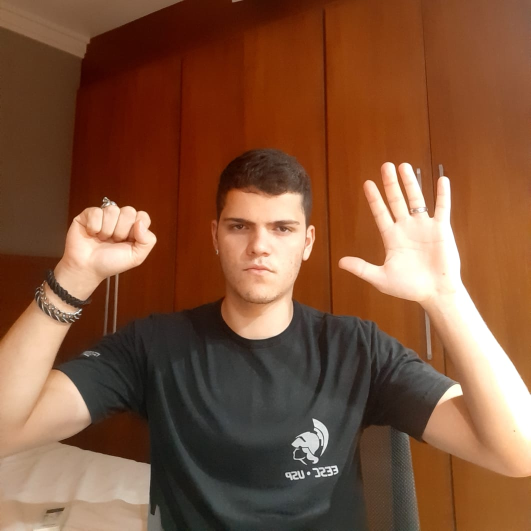
#> input picture multiple_haar_cascades/haartest1.jpeg, 1062 x 1062 px, given in place of the camera (shown at 1/2 size)
$ python multiple_haar_cascades.py
#> lines starting #> are read from the running program, lines starting #| are printed output that depends on the picture; after the words box and inside, x2 and y2 are one past the last pixel; in counts of white or black regions, pixels touching at a corner belong together
import cv2
import numpy as np
import matplotlib.pyplot as plt
from mpl_toolkits import mplot3d

DEBUG = 0

def getXYZ( xProj, yProj, focus, hProj, hReal):
    xReal = xProj*hReal/hProj
    yReal = yProj*hReal/hProj
    zReal = focus*hReal/hProj
    return (xReal, yReal, zReal)

head_height = 20
focal_depth = 1000

face_cascade = cv2.CascadeClassifier()
hand_cascade = cv2.CascadeClassifier()

if not hand_cascade.load('fist.xml'):
    print('Error loading hand cascade')
    exit(0)

if not face_cascade.load('haarcascade_frontalface_default.xml'):
    print('Error loading face cascade')
    exit(0)

#vid = cv2.VideoCapture("https://192.168.1.5:8080/video")
vid = cv2.VideoCapture(0)

if not vid.isOpened():
    print('Video error')
    exit(0)

if DEBUG:
    # Creating figure
    fig = plt.figure(figsize = (10, 7))
    ax = plt.axes(projection ="3d")
    plt.title("3D Visualization")
    ax.set_xlabel('X-axis', fontweight ='bold')
    ax.set_ylabel('Y-axis', fontweight ='bold')
    ax.set_zlabel('Z-axis', fontweight ='bold')

while True:

    ret, frame = vid.read()
#> frame is the input picture: shape (1062, 1062, 3); mean B, G, R 57.5, 83.2, 126.8
    frame = cv2.resize(frame,(360,240))
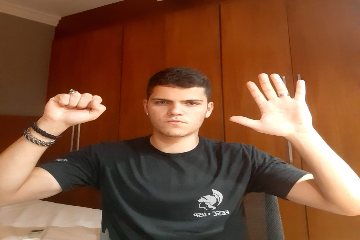
#> frame: shape (240, 360, 3); mean B, G, R 57.4, 83.1, 126.7
    gray = cv2.cvtColor(frame,cv2.COLOR_BGR2GRAY)
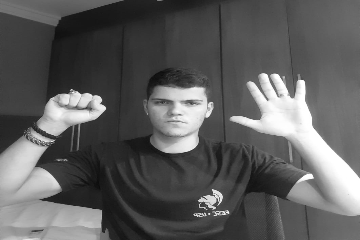
#> gray: shape (240, 360); min 12, max 255, mean 93.2
    hands = []
    faces = []
    hands = hand_cascade.detectMultiScale(gray, 1.03, 3, cv2.CASCADE_DO_ROUGH_SEARCH, (5,5), None)
#> hands = ()
    faces = face_cascade.detectMultiScale(gray, 1.03, 3, cv2.CASCADE_DO_ROUGH_SEARCH, (10,10), None)
#> faces = [[143, 78, 65, 65]]


    i = 0
    hand_xyz = np.zeros((50,3))
    for (x,y,w,h) in hands:
        center = (x + w//2, y + h//2)
        frame = cv2.ellipse(frame, center, (w//2, h//2), 0, 0, 360, (255, 0, 0), 4)
        hand_xyz[i] = getXYZ(x + w/2 - frame.shape[1]/2, frame.shape[0]/2 - y - h/2, focal_depth, h, head_height)
        if DEBUG:
            print(hand_xyz[i])
#> this loop made 0 passes
#> after the loop, hand_xyz = 50 rows, first 8: [0, 0, 0], [0, 0, 0], [0, 0, 0], [0, 0, 0], [0, 0, 0], [0, 0, 0], [0, 0, 0], [0, 0, 0]

    i = 0
    face_xyz = np.zeros((50,3))
    for (x,y,w,h) in faces:
        center = (x + w//2, y + h//2)
        frame = cv2.ellipse(frame, center, (w//2, h//2), 0, 0, 360, (255, 0, 255), 4)
        face_xyz[i] = getXYZ(x + w/2 - frame.shape[1]/2, frame.shape[0]/2 - y - h/2, focal_depth, h, head_height)
        if DEBUG:
            print(face_xyz[i])
            ax.scatter3D(face_xyz[i][0],face_xyz[i][1],face_xyz[i][2], color = "blue")
#> this loop made 1 pass
#> (x, y, w, h, center, xReal in getXYZ, yReal in getXYZ, zReal in getXYZ) on pass 1: (143, 78, 65, 65, (175, 110), -1.38, 2.92, 307.7)
#> pass 1, `frame = cv2.ellipse(frame, center, (w//2, h//2), 0, 0, 360, (255, 0, 2..`:
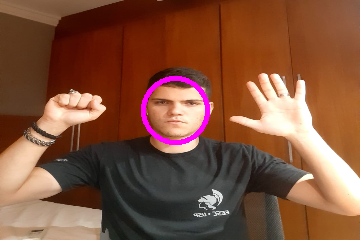
#> frame: shape (240, 360, 3); 1.17% of pixels changed, all inside (x1, y1, x2, y2) = (141, 76, 210, 145)
#> after the loop, face_xyz = 50 rows, first 8: [-1.38, 2.92, 307.7], [0, 0, 0], [0, 0, 0], [0, 0, 0], [0, 0, 0], [0, 0, 0], [0, 0, 0], [0, 0, 0]


    cv2.imshow('Capture - Face detection', frame)
    if DEBUG:
        plt.show(block=False)
        plt.pause(0.001)
    if cv2.waitKey(1) == 27:
#> (key Esc is pressed here)
        break

vid.release()
cv2.destroyAllWindows()
